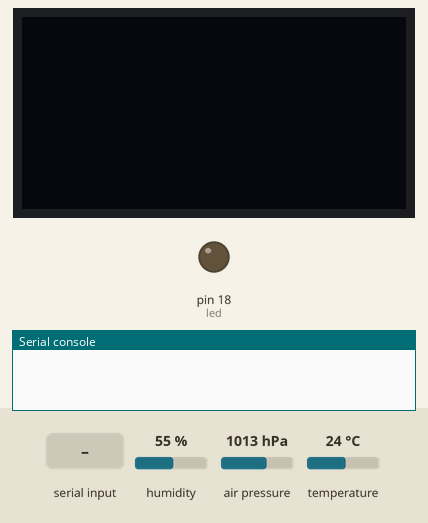
This program was run on a simulated MicroPython board. Parts: 128×64 one-colour display, output pins drawn as LEDs (lit = HIGH), the last lines printed to the serial console. Inputs (shaded band) come from the test bench; at power-on: humidity 55 %, air pressure 1013 hPa, temperature 24 °C. Library files of the repository ran but are not shown: bme280.py.

Above: at 1.2 s.
1.3 s: "5\n" received over the second serial link
At 1.8 s:
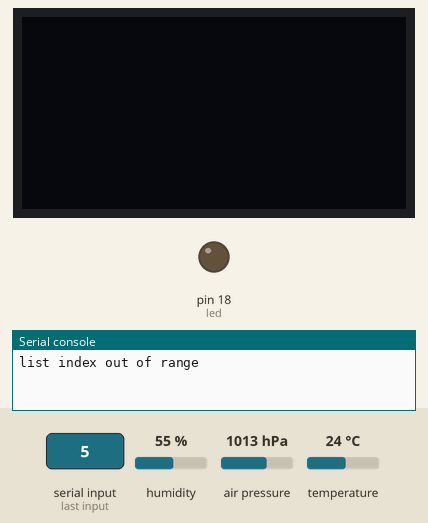
2.8 s: "90\n" received over the second serial link
At 4.2 s:
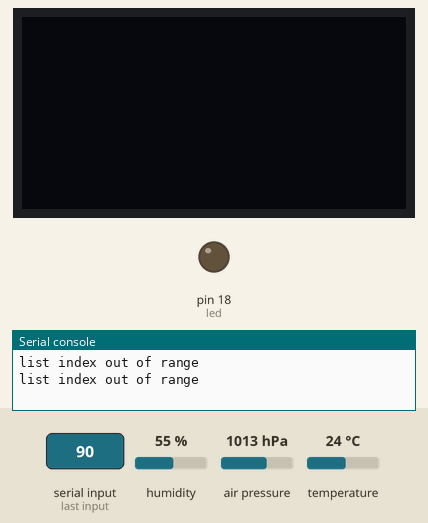
Timing chart, 0 to 5.8 s (numbered marks = the images above; inputs shaded):
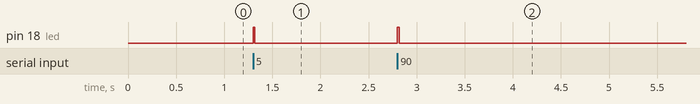

The program:

main.py
```python
from machine import UART
import time
import ssd1306
from machine import I2C
from machine import Pin
import gc
import bme280

baudrate=1200
#baudrate=57600

y_start=0

uart = UART(1, baudrate=baudrate,rx=19,tx=21,timeout=10)

index=-1
g=10 # m/s^2
rho=997 # kg/m^3

# set up the display
# i2c == (scl,sda)

i2c = I2C(-1, Pin(14), Pin(2))
oled = ssd1306.SSD1306_I2C(128, 64, i2c)
bme=bme280.BME280(i2c=i2c)


led=Pin(18,Pin.OUT)

#header_text="-- DEMO @ EPA --"
while True:

    index=index+1


    a=uart.readline()
    if (a!=None):
        #print(a)
        led.value(True)
        try:


            bme280_params=bme.values
            #print(bme280_params)
            ta=float(bme280_params[0])
            pa=float(bme280_params[1])
            ha=float(bme280_params[2])

            oled.fill(0)
            oled.text("ta: "+str(ta)+" C",0,0)
            oled.text("pa: "+str(pa)+" mbar",0,10)

            ha_string="ha: %.2f" % ha
            oled.text(ha_string,0,20)

            packet_text = str(a, 'ascii')
            #print(packet_text)
            params=packet_text.strip().split(',')
            #print(params)

            tp=float(params[0])
            pp=float(params[1])

            index=index+1

            oled.text("tp: "+str(tp)+" C",0,30)
            oled.text("pp: "+str(pp)+ " mbar",0,40)
            delta_p_pa=(pp-pa)*100
            depth_m=delta_p_pa/(rho*g)


            depth_string="dp: %.2f m" % depth_m
            oled.text(depth_string,0,50)
            oled.show()
            if (depth_m>0.):
                print(depth_m)

        except Exception as e:
            print(e)
        led.value(False)


    #time.sleep(2)
```

Measured:
- after the input at 1.3 s, pin 18 (led): LOW → HIGH at once, → LOW 0.02 s later
- after the input at 2.8 s, pin 18 (led): LOW → HIGH at once, → LOW 0.02 s later
